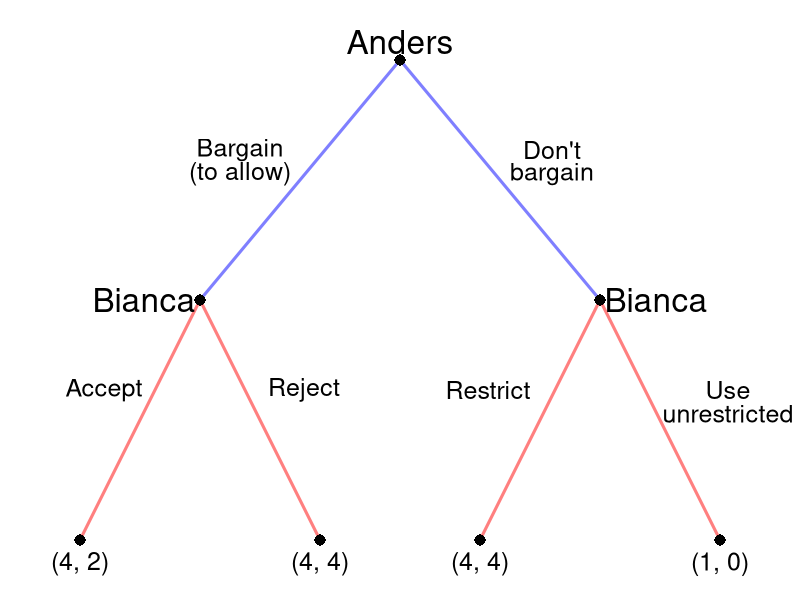

This chart was generated by the following R code:
require(shape)
pdf(file = "what_can_markets_do/sequential_coase_restricted.pdf", width = 9, height = 7)

#Set parameters for graphics
axislabelsize <- 1.5
labelsize <- 2
actionlabelsize <- 1.5
graphlinewidth <- 3
segmentlinewidth <- 2
nodesize <- 1.5
fadelevel <- 1

COL <- c("#7fc97f", "#beaed4", "#fdc086", "#ffff99", "#386cb0", "#f0027f", "#bf5b17", "#666666")
COLA <- c("#99d8c9","#66c2a4","#41ae76", "#238b45", "#005824")
COLB <- c("#4eb3d3", "#2b8cbe", "#0868ac","#084081")

par(mar =  c(0, 0, 0, 0))

xlims <- c(0, 10)
ylims <- c(0, 10)

npts <- 501 
x <- seq(xlims[1], xlims[2], length.out = npts)
y <- seq(ylims[1], ylims[2], length.out = npts) 

plot(0, 0, xlim = xlims, ylim = ylims, type = "n",
     xlab = expression(paste("")),
     ylab = expression(paste("")), 
     xaxt = "n", 
     yaxt = "n", 
     cex.lab = axislabelsize, 
     bty = "n",
     xaxs="i", 
     yaxs="i")

ticksy <- seq(from = 0, to = ylims[2], by = 2)
ylabels <- seq(from = 0, to = ylims[2], by = 2)
ticksx <- seq(from = 0, to = xlims[2], by = 2)
xlabels <- seq(from = 0, to = xlims[2], by = 2)

#segments(5, 9, 2.5, 5, lty = 1, col = rgb(0, 0, 1, 0.5), lwd = graphlinewidth)
#Plant late
segments(5, 9, 7.5, 5, lty = 1, col = rgb(0, 0, 1, 0.5), lwd = graphlinewidth)

#Branches for Bianca
#From Anders planting early
#Bianca plants early
#Arrows(2.5, 5, 1, 1, col = rgb(1, 0, 0, 0.5), lty = 1, lwd = 3, arr.type = "triangle")
segments(2.5, 5, 1, 1, lty = 1, col = rgb(1, 0, 0, 0.5), lwd = graphlinewidth)
#Bianca plants late
segments(2.5, 5, 4, 1, lty = 1, col = rgb(1, 0, 0, 0.5), lwd = graphlinewidth)

#Branches for Anders
#Plant early
#Arrows(5, 9, 2.5, 5, col = rgb(0, 0, 1, 0.5), lty = 1, lwd = 3, arr.type = "triangle")
segments(5, 9, 2.5, 5, col = rgb(0, 0, 1, 0.5), lty = 1, lwd = 3)

#From Anders plants late
#Bianca plants early
segments(7.5, 5, 6, 1, lty = 1, col = rgb(1, 0, 0, 0.5), lwd = graphlinewidth)


#Bianca plants late
segments(7.5, 5, 9, 1, lty = 1, col = rgb(1, 0, 0, 0.5), lwd = graphlinewidth)

#Initial node
points(5, 9, pch = 16, col = "black", cex = nodesize)

#P1 Nodes
points(2.5, 5, pch = 16, col = "black", cex = nodesize)
points(7.5, 5, pch = 16, col = rgb(0,0,0,fadelevel), cex = nodesize)

#P2 Terminal Nodes
points(1, 1, pch = 16, col = "black", cex = nodesize)
points(4, 1, pch = 16, col = rgb(0,0,0,fadelevel), cex = nodesize)
points(6, 1, pch = 16, col = rgb(0,0,0,fadelevel), cex = nodesize)
points(9, 1, pch = 16, col = rgb(0,0,0,fadelevel), cex = nodesize)

text(5, 9.3, expression(paste("Anders")), cex = labelsize)
text(3, 7.5, expression(paste("Bargain")), cex = actionlabelsize)
text(3, 7.1, expression(paste("(to allow)")), cex = actionlabelsize)
text(6.9, 7.5, expression(paste("Don't")), cex = actionlabelsize, col = rgb(0, 0, 0, fadelevel))
text(6.9, 7.1, expression(paste("bargain")), cex = actionlabelsize, col = rgb(0, 0, 0, fadelevel))


text(1.8, 5, expression(paste("Bianca")), cex = labelsize)
text(1.3, 3.5, expression(paste("Accept")), cex = actionlabelsize)
#text(1.3, 3.1, expression(paste("early")), cex = actionlabelsize)
text(3.8, 3.5, expression(paste("Reject")), cex = actionlabelsize, col = rgb(0,0,0,fadelevel))
#text(3.8, 3.1, expression(paste("late")), cex = actionlabelsize, col = rgb(0,0,0,fadelevel))


text(8.2, 5, expression(paste("Bianca")), cex = labelsize, col = rgb(0,0,0,fadelevel))
text(6.1, 3.5, expression(paste("Restrict")), cex = actionlabelsize, col = rgb(0,0,0,fadelevel))
#text(6.1, 3.1, expression(paste("early")), cex = actionlabelsize, col = rgb(0,0,0,fadelevel))
text(9.1, 3.5, expression(paste("Use")), cex = actionlabelsize, col = rgb(0,0,0,fadelevel))
text(9.1, 3.1, expression(paste("unrestricted")), cex = actionlabelsize, col = rgb(0,0,0,fadelevel))

#Payoffs 
text(1, .6, expression("(4, 2)"), cex = actionlabelsize)
text(4, .6, expression("(4, 4)"), cex = actionlabelsize ,col = rgb(0,0,0,fadelevel))
text(6, .6, expression("(4, 4)"), cex = actionlabelsize, col = rgb(0,0,0,fadelevel))
text(9, .6, expression("(1, 0)"), cex = actionlabelsize, col = rgb(0,0,0,fadelevel))

#Cutting branch plant late when A plants early
# segments(2.6, 3.9, 3.1, 4.4, lty = 1, col = rgb(0,0,0,fadelevel), lwd = graphlinewidth)
# segments(2.8, 3.25, 3.3, 3.75, lty = 1, col = rgb(0,0,0,fadelevel), lwd = graphlinewidth)
# segments(3, 2.65, 3.5, 3.15, lty = 1, col = rgb(0,0,0,fadelevel), lwd = graphlinewidth)
# segments(3.2, 2.05, 3.7, 2.55, lty = 1, col = rgb(0,0,0,fadelevel), lwd = graphlinewidth)
# segments(3.4, 1.45, 3.9, 1.95, lty = 1, col = rgb(0,0,0,fadelevel), lwd = graphlinewidth)


#Cutting branch plant late when A plants
# segments(7.4, 3.9, 6.9, 4.4, lty = 1, col = rgb(0,0,0,fadelevel), lwd = graphlinewidth)
# segments(7.2, 3.25, 6.7, 3.75, lty = 1, col = rgb(0,0,0,fadelevel), lwd = graphlinewidth)
# segments(7, 2.65, 6.5, 3.15, lty = 1, col = rgb(0,0,0,fadelevel), lwd = graphlinewidth)
# segments(6.8, 2.05, 6.3, 2.55, lty = 1, col = rgb(0,0,0,fadelevel), lwd = graphlinewidth)
# segments(6.6, 1.45, 6.1, 1.95, lty = 1, col = rgb(0,0,0,fadelevel), lwd = graphlinewidth)

#Cutting branch plant late for A given B's actions
# segments(5.25, 7.9, 5.75, 8.4, lty = 1, col = rgb(0,0,0,fadelevel), lwd = graphlinewidth)
# segments(5.65, 7.3, 6.15, 7.8, lty = 1, col = rgb(0,0,0,fadelevel), lwd = graphlinewidth)
# segments(6.05, 6.7, 6.55, 7.2, lty = 1, col = rgb(0,0,0,fadelevel), lwd = graphlinewidth)
# segments(6.45, 6.1, 6.95, 6.6, lty = 1, col = rgb(0,0,0,fadelevel), lwd = graphlinewidth)
# segments(6.85, 5.5, 7.35, 6, lty = 1, col = rgb(0,0,0,fadelevel), lwd = graphlinewidth)


dev.off()
